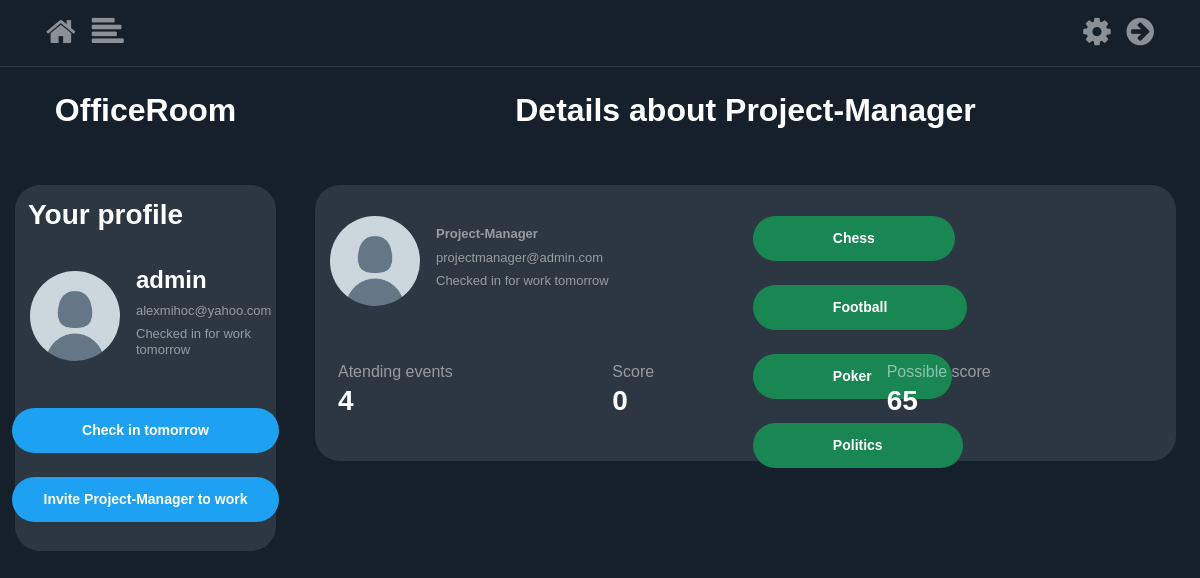
/user_detail/1 (signed in), run on the app's committed database.
### users/models.py (models this page shows, shortened)
class Profile(models.Model):
    user = models.OneToOneField(User, on_delete=models.CASCADE)
    image = models.ImageField(default='default.png', upload_to='profile_pics')
    isChecked = models.BooleanField(default=False)
    interests = models.ManyToManyField(Interests, blank=True)
    score = models.IntegerField(null=False, blank=False, default=0)

class Interests(models.Model):
    title = models.CharField(max_length=128)
    class Meta:
        verbose_name_plural = "Interests"
    def __str__(self):
        return self.title

### blog/views.py (the view)
# urls.py: path('user_detail/<int:username>', UserDetailView.as_view(), name='user-detail'),
class UserDetailView(LoginRequiredMixin, ListView):
    model = User
    template_name = 'blog/user_detail.html'
    context_object_name = 'details'
    def get_context_data(self, **kwargs):
        data = super().get_context_data(**kwargs)
        username = self.kwargs.get('username')
        userProfile = Profile.objects.get(user=username)
        data['myProfile'] = Profile.objects.get(user=self.request.user)
        data['userProfile'] = userProfile
        data['events_participated_in'] = Post.objects.filter(participants=username).count()
        events_participated_in = Post.objects.filter(participants=userProfile).all()
        data['interests'] = userProfile.interests.all()
        data['score'] = userProfile.score
        data['possible_score'] = sum([event.score for event in events_participated_in])
        return data
    def get_queryset(self):
        return Post.objects.all().order_by('date_posted')

### blog/templates/blog/user_detail.html (shortened to what this page needs)
{% extends "blog/base.html" %}
{% load static %}
{% block content %}
    <div class="row">
        <div class="col-12 col-md-3 pr-4 dont-move container justify-content-center">
            <div class="text-center">
            <h2 class="white-important">OfficeRoom</h2><br>
            </div>
            <br>
            <div class="profile-section">
            <h3 class="white-important p-2">
                Your profile
            </h3>
            <article class="media content-section" style="height: 140px; width: 100%">
                {%  if user_profile != None %}
                    <div class="mt-2 d-flex full-width align-items-center">
                        <img
                           class="rounded-circle mr-3 img-fluid"
                           style="width: 90px; height: 90px;"
                           src="{{ user_profile.profile.image.url }}">
                        <div>
                            <h4 style="text-align: left"
                                    class="white-important">
                                {{ user_profile.username }}
                            </h4>
                            <h6 style="text-align: left"
                                    class="email-profile">
                                {{ user.email }}
                            </h6>
                        </div>
                    </div>
                {%  else %}
                    <div class="mt-2 d-flex full-width align-items-center">
                        <img
                           class="rounded-circle mr-3"
                           style="width: 90px; height: 90px;"
                           src="{{ user.profile.image.url }}">
                        <div>
                            <h4 style="text-align: left"
                                    class="white-important">
                                {{ user.username }}
                            </h4>
                            <h6 style="text-align: left"
                                    class="email-profile">
                                {{ user.email }}
                            </h6>
                            <h6 style="text-align: left" class="email-profile">
                                {%  if userProfile.isChecked %}
                                Checked in for work tomorrow
                                {% else %}
                                Will not be at work tomorrow
                                {% endif %}
                            </h6>
                        </div>
                    </div>
                {%  endif %}
            </article>
            <div class="d-flex" style="justify-content: center;">
                <div style="margin-left: auto; margin-right:auto">
                    <a class="btn btn-sm btn-outline-primary mb-4 mr-3 full-width pr-4 pl-4"onClick="document.getElementById('checkin').submit()">
                        Check in tomorrow
                    </a>
                    <a class="btn btn-sm btn-outline-primary mb-4 mr-3 full-width pr-4 pl-4" href="#">
                        Invite {{userProfile.user.username}} to work
                    </a>
                </div>
            </div>
            </div>
        </div>
        <div class="col-12 col-md-9 pr-4 dont-move container justify-content-center">
            <div class="text-center">
            <h2 class="white-important">Details about {{userProfile.user.username}}</h2><br>
            </div>
            <br>
            <div class="profile-section">
            <article class="media content-section" style="height: 140px; width: 100%">
                    <div class="mt-3 d-flex full-width align-items-center">
                        <img
                           class="rounded-circle mr-3"
                           style="width: 90px; height: 90px;"
                           src="{{ userProfile.image.url }}">
                        <div>
                            <h4 style="text-align: left"
                                    class="email-profile">
                                <b>{{ userProfile.user.username }}</b>
                            </h4>
                            <h6 style="text-align: left"
                                    class="email-profile">
                                {{ userProfile.user.email }}
                            </h6>
                            <h6 style="text-align: left" class="email-profile">
                                {%  if userProfile.isChecked %}
                                Checked in for work tomorrow
                                {% else %}
                                Will not be at work tomorrow
                                {% endif %}
                            </h6>
                        </div>
                    </div>
                    <div class="mt-3 flex-row container full-width align-items-center">
                        {% for hobby in userProfile.interests.all %}
                            {% if hobby in myProfile.interests.all and userProfile != myProfile %}
                            <btn class="btn btn-sm btn-outline-success mb-4" data-toggle="modal" data-target="#exampleModal-{{hobby}}">{{hobby}}</btn>
                            {% else  %}
                            <btn class="btn btn-sm btn-outline-primary mb-4">{{hobby}}</btn>
                            {% endif %}
                        {% endfor %}
                    </div>
            </article>
            <article class="media content-section">
                <div class="row full-width pl-2">
                    <div class="col-4">
                           Atending events
                    </div>
                    <div class="col-4">
                            Score
                    </div>
                    <div class="col-4">
                        Possible score
                    </div>
                        <div class="col-4">
                            <a href="#">
                                <h3 class="white-important follow-click">
                                   {{events_participated_in}}
                                </h3>
                            </a>
                        </div>
                        <div class="col-4">
                            <a href="#">
                                <h3 class="white-important follow-click">
                                    {{score}}
                                </h3>
                            </a>
                        </div>
                        <div class="col-4">
                            <a href="#">
                                <h3 class="white-important follow-click">
                                    {{possible_score}}
                                </h3>
                            </a>
                        </div>
                </div>
            </article>
            </div>
        </div>
{% endblock content %}

### blog/static/blog/main.css (style rules this page uses)
:root { --muted-color: rgba(255, 255, 255, 0.5); }
body { background: #15202b; color: var(--muted-color); margin-top: 5rem; }
h1, h2, h3, h4, h5, h6 { color: var(--muted-color); }
.content-section { padding: 10px 10px; margin-bottom: 20px; }
a { color: white; text-underline: none; text-decoration: none !important; }
article { border-radius: 4px; }
.white-important { color: white; font-weight: bold; }
.full-width { width: 100% }
.btn-outline-primary { border-color: white; color: white !important; padding: 12px 80px 12px 80px; font-weight: bold; background-color: #1da1f2; border:0; border-radius: 25px; }
.btn-outline-success { border-color: white; color: white !important; padding: 12px 80px 12px 80px; font-weight: bold; background-color: #198754; border:0; border-radius: 25px; }
.profile-section { background-color: #2d3741; padding: 5px; border-radius: 25px; }
.email-profile { font-size: 13px; outline: hidden; }

### blog/static/blog/style.css (style rules this page uses)
body { font-family: Arial, Helvetica, sans-serif; height: 100vh; margin: 0; padding: 0; }

### blog/templates/blog/user_detail.html (style rules this page uses)
.btn-outline-success { border-color: white; color: white !important; padding: 12px 80px 12px 80px; font-weight: bold; background-color: #198754; border:0; border-radius: 25px; }

### data on the page
Profile: user.username "Project-Manager", image (placeholder picture), user.email "projectmanager@admin.com"
Interests: title "Chess"
Interests: title "Football"
Interests: title "Poker"
Interests: title "Politics"

### other printed values
{{ user.username }} "admin"
{{ user.email }} "alexmihoc@yahoo.com"
{{ events_participated_in }} "4"
{{ score }} "0"
{{ possible_score }} "65"
